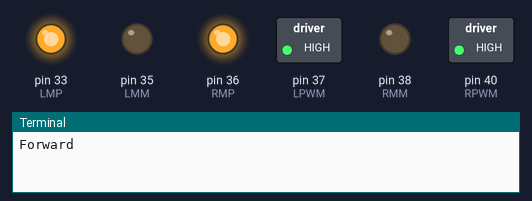
Simulated run of this program. Board: Raspberry Pi (header pin numbers). On the bench: switched loads named in the program (green lamp = pin HIGH), output pins drawn as LEDs (lit = HIGH), the last lines printed to the terminal.

Above: at 0.05 s.
At 9.95 s:
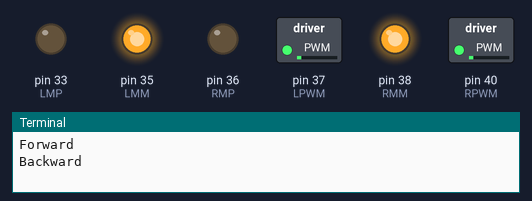
At 14.95 s:
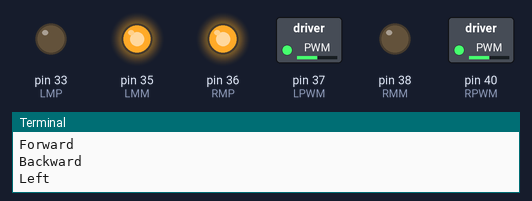
At 19.95 s:
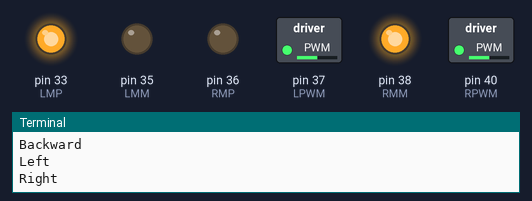
Timing chart, 0 to 26.0 s (numbered marks = the images above):
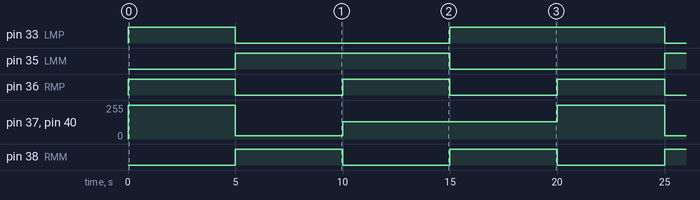

The program:

Motor_With_PWM.py
```python
import RPi.GPIO as GPIO
import time

RMP=36   #Right Motor Plus
RMM=38   #Right Motor Minus
RPWM=40  #Right PWM

LMP=33   #Left Motor Plus
LMM=35   #Left Motor Minus
LPWM=37  #Left PWM

PWM=0

GPIO.setmode(GPIO.BOARD)

GPIO.setup(RMP,GPIO.OUT)
GPIO.setup(RMM,GPIO.OUT)
GPIO.setup(RPWM,GPIO.OUT)
GPIO.setup(LMP,GPIO.OUT)
GPIO.setup(LMM,GPIO.OUT)
GPIO.setup(LPWM,GPIO.OUT)

rpwm=GPIO.PWM(RPWM,100)   #100 Hz
lpwm=GPIO.PWM(LPWM,100)   #100 Hz

rpwm.start(PWM)
lpwm.start(PWM)

def forward():
    GPIO.output(RMP,GPIO.HIGH)
    GPIO.output(RMM,GPIO.LOW)
    rpwm.ChangeDutyCycle(PWM)

    GPIO.output(LMP,GPIO.HIGH)
    GPIO.output(LMM,GPIO.LOW)
    lpwm.ChangeDutyCycle(PWM)

def backward():
    GPIO.output(RMP,GPIO.LOW)
    GPIO.output(RMM,GPIO.HIGH)
    rpwm.ChangeDutyCycle(PWM)

    GPIO.output(LMP,GPIO.LOW)
    GPIO.output(LMM,GPIO.HIGH)
    lpwm.ChangeDutyCycle(PWM)

def left():
    GPIO.output(RMP,GPIO.HIGH)
    GPIO.output(RMM,GPIO.LOW)
    rpwm.ChangeDutyCycle(PWM)

    GPIO.output(LMP,GPIO.LOW)
    GPIO.output(LMM,GPIO.HIGH)
    lpwm.ChangeDutyCycle(PWM)

def right():
    GPIO.output(RMP,GPIO.LOW)
    GPIO.output(RMM,GPIO.HIGH)
    rpwm.ChangeDutyCycle(PWM)

    GPIO.output(LMP,GPIO.HIGH)
    GPIO.output(LMM,GPIO.LOW)
    lpwm.ChangeDutyCycle(PWM)

def stop():
    GPIO.output(RMP,GPIO.LOW)
    GPIO.output(RMM,GPIO.LOW)
    rpwm.ChangeDutyCycle(0)

    GPIO.output(LMP,GPIO.LOW)
    GPIO.output(LMM,GPIO.LOW)
    lpwm.ChangeDutyCycle(0)


try:
    while True:
        PWM=100
        forward()
        print('Forward')
        time.sleep(5)
        PWM=10
        backward()
        print('Backward')
        time.sleep(5)
        PWM=50
        left()
        print('Left')
        time.sleep(5)
        right()
        print('Right')
        time.sleep(5)

except KeyboardInterrupt:
  print("Ctl C pressed - ending program")

rpwm.stop()
lpwm.stop()
GPIO.cleanup()
```

Measured:
- by itself, pin 33 (LMP): repeats every 20.0 s: LOW 10.0 s, HIGH 10.0 s
- by itself, pin 35 (LMM): alternates HIGH for 10.0 s and LOW for 10.0 s
- by itself, pin 36 (RMP), pin 38 (RMM): alternates HIGH for 5.0 s and LOW for 5.0 s
- by itself, pin 37 (LPWM), pin 40 (RPWM): repeats every 20.0 s: 26/255 5.0 s, 128/255 10.0 s, 255/255 5.0 s
